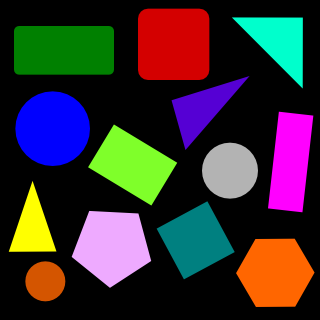
#> input picture Resources/shapes.png, 320 x 320 px
$ python chapter8.py
#> lines starting #> are read from the running program, lines starting #| are printed output that depends on the picture; after the words box and inside, x2 and y2 are one past the last pixel; in counts of white or black regions, pixels touching at a corner belong together
import cv2
import numpy as np

def viewIm(winname,src,delay=0, resize=True):
    if resize:
        cv2.namedWindow(winname, cv2.WINDOW_NORMAL)
    else:
        pass
    cv2.imshow(winname, src)
    cv2.waitKey(delay)


def stackImages(scale,imgArray):
    rows = len(imgArray)
    cols = len(imgArray[0])
    rowsAvailable = isinstance(imgArray[0], list)
    width = imgArray[0][0].shape[1]
    height = imgArray[0][0].shape[0]
    if rowsAvailable:
        for x in range ( 0, rows):
            for y in range(0, cols):
                if imgArray[x][y].shape[:2] == imgArray[0][0].shape [:2]:
                    imgArray[x][y] = cv2.resize(imgArray[x][y], (0, 0), None, scale, scale)
                else:
                    imgArray[x][y] = cv2.resize(imgArray[x][y], (imgArray[0][0].shape[1], imgArray[0][0].shape[0]), None, scale, scale)
                if len(imgArray[x][y].shape) == 2: imgArray[x][y]= cv2.cvtColor( imgArray[x][y], cv2.COLOR_GRAY2BGR)
        imageBlank = np.zeros((height, width, 3), np.uint8)
        hor = [imageBlank]*rows
        hor_con = [imageBlank]*rows
        for x in range(0, rows):
            hor[x] = np.hstack(imgArray[x])
        ver = np.vstack(hor)
    else:
        for x in range(0, rows):
            if imgArray[x].shape[:2] == imgArray[0].shape[:2]:
                imgArray[x] = cv2.resize(imgArray[x], (0, 0), None, scale, scale)
            else:
                imgArray[x] = cv2.resize(imgArray[x], (imgArray[0].shape[1], imgArray[0].shape[0]), None,scale, scale)
            if len(imgArray[x].shape) == 2: imgArray[x] = cv2.cvtColor(imgArray[x], cv2.COLOR_GRAY2BGR)
        hor= np.hstack(imgArray)
        ver = hor
    return ver

def getContours(src):
    contours, hierarchy = cv2.findContours(src, cv2.RETR_EXTERNAL,
                                            cv2.CHAIN_APPROX_NONE)
    for cnt in contours:
        area = cv2.contourArea(cnt)
        #cv2.drawContours(imCnt, cnt,-1,(255,200,250),3)

        if area > 0:
            cv2.drawContours(imCnt, cnt, -1, (100, 150, 150), 2)
            peri = cv2.arcLength(cnt, True)
            approx = cv2.approxPolyDP(cnt, 0.02*peri, True)
            objectCorner = len(approx)
            x,y,w,h = cv2.boundingRect(approx)
            if objectCorner == 3:
                objectShape = 'Triangle'

            elif objectCorner == 4:
                aspectRatio = w/float(h)
                if aspectRatio > 0.95 and aspectRatio < 1.05:
                    objectShape = 'Square'
                else:
                    objectShape = 'Rectangle'

            elif objectCorner == 5:
                objectShape = 'Pentagon'

            elif objectCorner == 6:
                objectShape = 'Hexagon'

            elif objectCorner > 6:
                objectShape = 'Circle'

            else:
                objectShape = 'None'

            cv2.rectangle(imCnt, (x, y), (x + w, y + h), (255, 0, 120), 1)
            cv2.putText(imCnt, objectShape, (int(x+w/2 -10), int(y+h/2)),
                        cv2.FONT_HERSHEY_PLAIN, 0.5, (255,255,255),1)

kernel = np.ones((5,5))
path = "Resources/shapes.png"
im = cv2.imread(path)
#> im is the input picture: shape (320, 320, 3); mean B, G, R 49, 46.1, 55.8
imCnt = im.copy()
imGray = cv2.cvtColor(im, cv2.COLOR_BGR2GRAY)
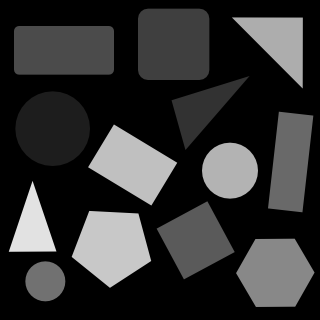
#> imGray: shape (320, 320); min 0, max 226, mean 49.3
imBlur = cv2.GaussianBlur(imGray, (5,5),0)
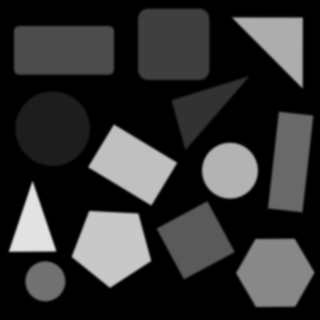
#> imBlur: shape (320, 320); min 0, max 226, mean 49.3
imCanny = cv2.Canny(imBlur,50,50)
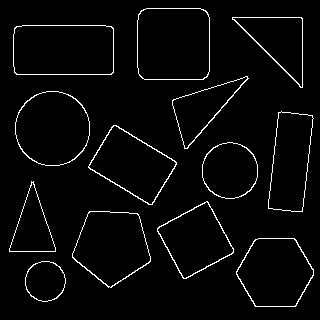
#> imCanny: shape (320, 320); 3.3% white in thin lines or dots, all inside (x1, y1, x2, y2) = (9, 8, 314, 307)
imDilate = cv2.dilate(imCanny, kernel, iterations=1)
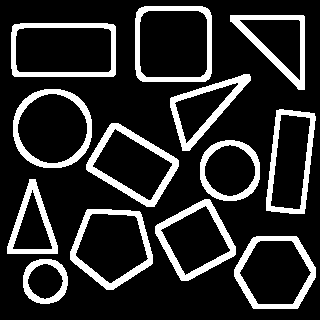
#> imDilate: shape (320, 320); 17.3% white; 13 white regions

getContours(imCanny)
#> in getContours, `contours, hierarchy = cv2.findContours(src, cv2.RETR_EXTERNAL, cv2.CHA..`: contours = 13 contours; largest, box (x1, y1, x2, y2) and area: (137, 8, 210, 80) 5012, (13, 25, 114, 75) 4861, (15, 91, 90, 166) 4372, (72, 211, 151, 288) 4191, (236, 238, 314, 307) 4035
#> the loop in getContours, `for cnt in contours:` made 13 passes
#> (area, peri, approx, objectCorner, x, y, w, h) on passes 4, 7, 8, 11, 13: (3369.5, 244.5, [[207, 201], [157, 228], [183, 278], [233, 252]], 4, 157, 201, 77, 78), (3755.5, 261.9, [[113, 125], [88, 167], [152, 204], [176, 162]], 4, 88, 125, 89, 80), (3368, 272.4, [[281, 111], [268, 208], [302, 211], [313, 118]], 4, 268, 111, 46, 101), (4861, 291, [[14, 28], [16, 74], [113, 72], [111, 26]], 4, 14, 26, 100, 49), (5011.5, 272.5, [[141, 10], [139, 75], [206, 77], [207, 12]], 4, 139, 10, 69, 68)
#> (area, peri, approx, objectCorner, x, y, w, h) on passes 5, 10, 12: (1688, 207.1, [[31, 181], [9, 251], [55, 251]], 3, 9, 181, 47, 71), (2138, 238.6, [[247, 76], [172, 100], [184, 148]], 3, 172, 76, 76, 73), (2521, 240.2, [[232, 17], [302, 87], [302, 18]], 3, 232, 17, 71, 71)
#> after the loop in getContours, `for cnt in contours:`:
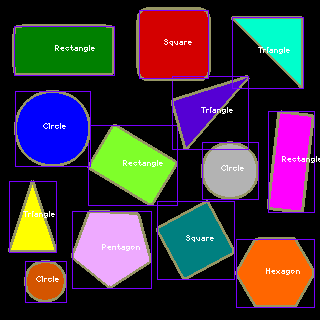
#> imCnt: shape (320, 320, 3); 11.27% of pixels changed, all inside (x1, y1, x2, y2) = (8, 7, 320, 308)

imStack = stackImages(1, ([im,imGray,imBlur],
                          [imCanny,imDilate,imCnt]))
#> after the loop in stackImages, `for x in range(0, rows):`: hor = 2 items
#> in stackImages, `ver = np.vstack(hor)`:
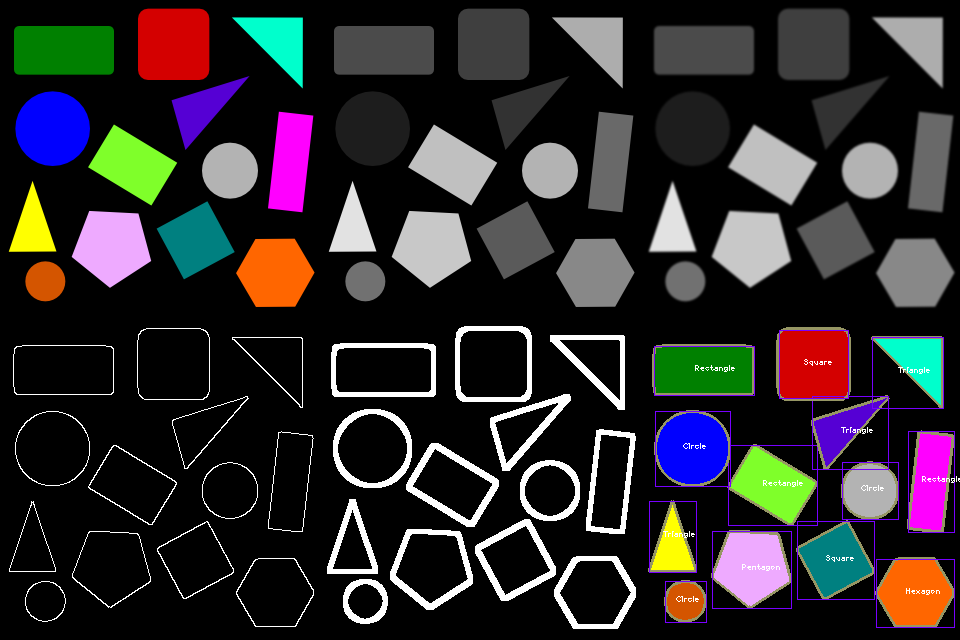
#> ver: shape (640, 960, 3); mean of channels 0, 1, 2 43.6, 41.8, 45.5; drawn as B, G, R
viewIm("Stacked", imStack)

$ run again, with Resources/casino.jpg saved as Resources/shapes.png
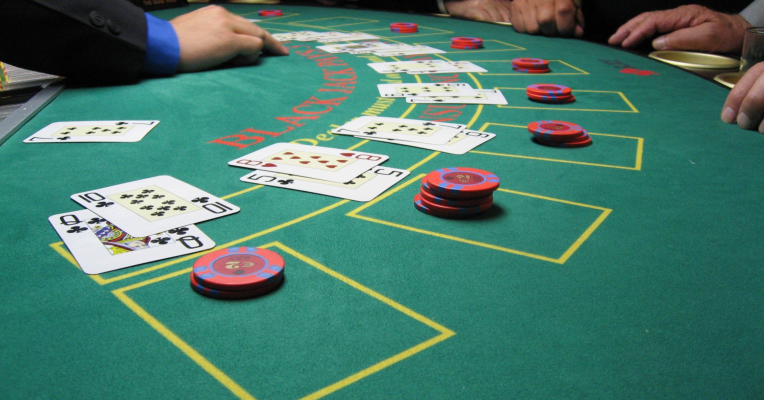
#> input picture Resources/casino.jpg, 1528 x 800 px (shown at 1/2 size)
#> im is the input picture: shape (800, 1528, 3); mean B, G, R 108.2, 122.4, 73.1
#> imCanny: shape (800, 1528); 3.9% white in thin lines or dots
#> imDilate: shape (800, 1528); 19.8% white; 369 white regions
#> contours = 1588 contours, 1505 with area under 20; largest, box (x1, y1, x2, y2) and area: (884, 343, 968, 370) 1650, (1079, 246, 1141, 262) 686, (404, 406, 453, 428) 592, (168, 384, 211, 403) 481, (97, 350, 683, 548) 383
#> the loop in getContours, `for cnt in contours:` made 1588 passes
#> (area, peri, approx, objectCorner, x, y, w, h) on passes 41, 80: (81, 285.6, [[377, 711], [481, 799]], 2, 377, 711, 105, 89), (98.5, 684.8, [[915, 667], [629, 798]], 2, 629, 667, 287, 132)
#> after the loop in getContours, `for cnt in contours:`:
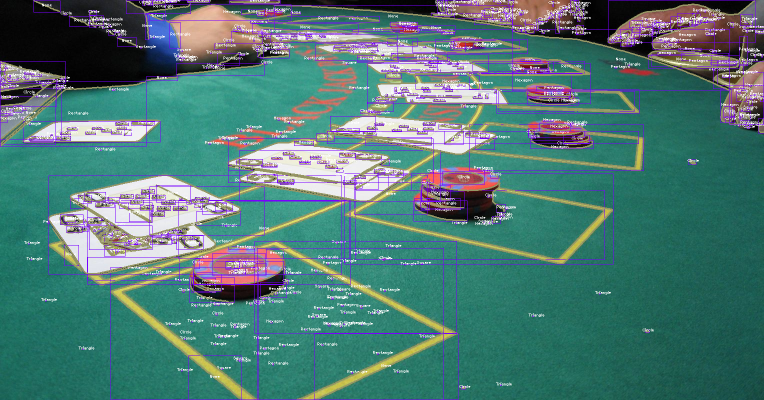
#> imCnt: shape (800, 1528, 3) (shown at 1/2 size); 15.19% of pixels changed, all inside (x1, y1, x2, y2) = (0, 0, 1528, 800)
#> after the loop in stackImages, `for x in range(0, rows):`: hor = 2 items
#> in stackImages, `ver = np.vstack(hor)`:
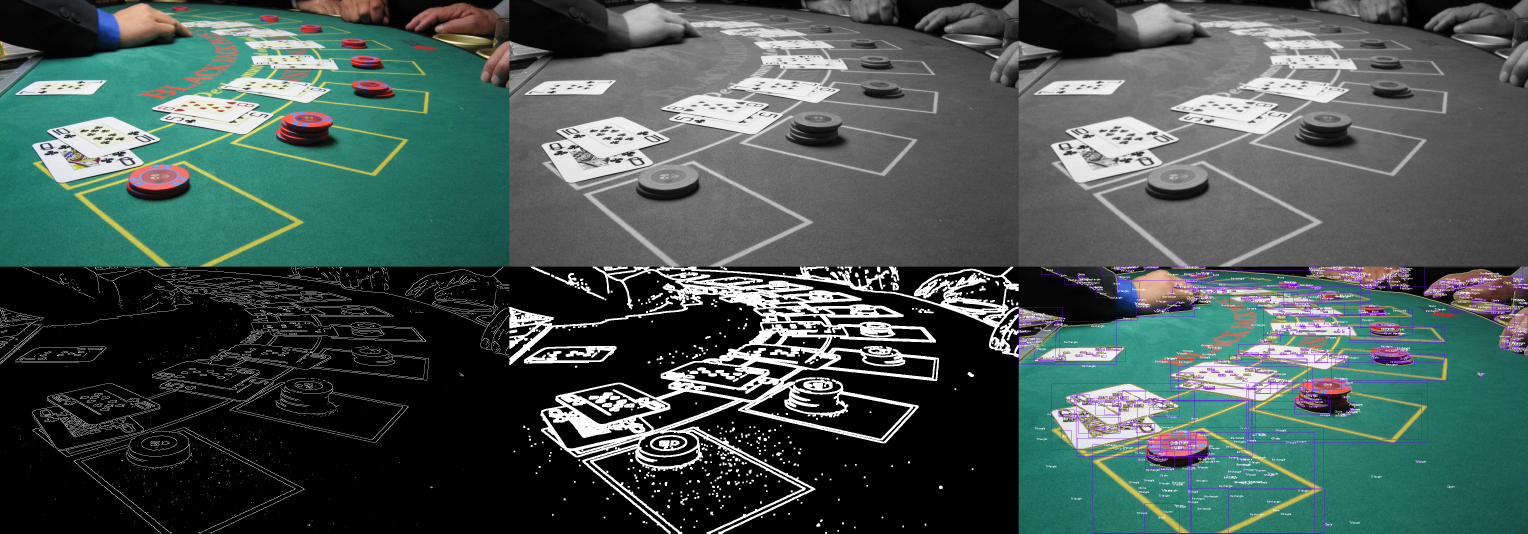
#> ver: shape (1600, 4584, 3) (shown at 1/3 size); mean of channels 0, 1, 2 83, 86, 70.8; drawn as B, G, R
